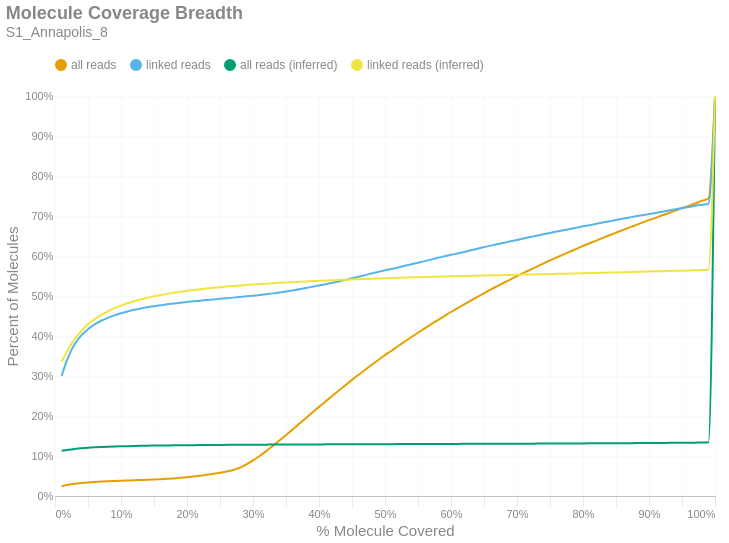

The notebook cell saved with this chart:
### Markdown cell above
### Molecule Read Coverage
This chart shows molecule coverage breadth as computed by the number of bases aligned to that molecule. In other words, "*how much of each unique long molecule is actually sequenced/aligned?*" Keep in mind there is a distinction between sequences and alignments, since some sequences belonging to a particular molecule may not align well and wouldn't appear in the alignment data. This chart also shows molecule coverage breadth as computed by the *inferred fragment* from which the aligned sequences originate. Unlike read coverage, this calculation takes into account the total insert size, including unsequenced gaps between the forward and reverse reads. Like the previous figures, these are cumulative percents.

### Code cell
if SKIPLR:
    print_html(f"Skipped")
else:
    binned_df = consolidated_hist(valids['coverage_bp'], mask, 0.01, True)
    binned_df_inf = consolidated_hist(valids['coverage_inserts'], mask, 0.01, True)
    binned_df = binned_df.with_columns(pl.lit(binned_df_inf['all reads (cumsum)']).alias('all reads (inferred)'))
    binned_df = binned_df.with_columns(pl.lit(binned_df_inf['linked reads (cumsum)']).alias('linked reads (inferred)'))
    binned_df = binned_df.with_columns(
        (pl.col('bin').cast(pl.Float64) + 0.01).alias('right_edge')
    )

    with SafeRender(binned_df):
        (
            density_plot(binned_df, 'Molecule Coverage Breadth', samplename, 'molcov', ['all reads (inferred)','linked reads (inferred)'])
            .encode(
                #x=alt.X('bin:Q', title="% Molecule Covered").axis(format = '%').scale(padding=0),
                x=alt.X('right_edge:Q', title="% Molecule Covered").axis(format='%').scale(padding=0),
                y=alt.Y('value:Q', title='Percent of Molecules')
                    .axis(format='%')
                    .stack(False)
                    .scale(domainMin=0, padding=0),
                color=alt.Color("key:N").scale(domain = ["all reads", "linked reads", "all reads (inferred)", "linked reads (inferred)"]),
                tooltip = [
                    alt.Tooltip("key:N", title = "Data Type"),
                    alt.Tooltip("range_label:N", title="% Molecule Covered"),
                    alt.Tooltip("value:Q", format = ".2%", title="% Molecules")
                ]
            )
        ).display()

### Figure 1 — Vega-Lite specification as saved in the notebook (floating-point values rounded to 4 significant figures)
{"width": "container", "height": 400, "config": {"title": {"anchor": "start", "dy": -15, "fontSize": 18, "color": "#888888", "subtitleColor": "#888888", "subtitleFontSize": 14}, "arc": {"fill": "#0072B2"}, "axis": {"domainColor": "#888888", "domainWidth": 0.5, "gridWidth": 0.2, "grid": false, "titleFontWeight": 400, "titleFontSize": 15, "labelFontSize": 11, "labelColor": "#888888", "tickColor": "#888888", "tickWidth": 0.2, "titleColor": "#888888"}, "axisBand": {"grid": false}, "axisX": {"grid": true, "tickSize": 10, "domainCap": "round"}, "axisY": {"domain": false, "grid": true, "tickSize": 0, "domainCap": "round"}, "background": "transparent", "header": {"labelFontSize": 15, "labelColor": "#888888", "titleFontSize": 15, "titleFontWeight": 600, "titleColor": "#888888"}, "legend": {"labelFont": "sans-serif", "labelFontSize": 12, "labelColor": "#888888", "symbolSize": 100, "symbolType": "circle", "titleFontSize": 12, "titlePadding": 10, "titleColor": "#888888", "title": null, "orient": "top"}, "range": {"category": ["#E69F00", "#56B4E9", "#009E73", "#F0E442", "#0072B2", "#D55E00", "#CC79A7", "#000000"], "diverging": ["#cfe8f3", "#a2d4ec", "#73bfe2", "#46abdb", "#1696d2", "#12719e"]}, "area": {"fill": "#0072B2", "fillOpacity": 0.7, "line": true, "strokeOpacity": 0.7}, "line": {"color": "#0072B2", "stroke": "#0072B2", "strokeWidth": 2}, "trail": {"color": "#0072B2", "stroke": "#0072B2", "strokeWidth": 0, "size": 1}, "point": {"filled": true, "fillOpacity": 1.0, "size": 95}, "text": {"color": "#888888", "fontSize": 11, "align": "right", "fontWeight": 400, "size": 11}, "bar": {"fill": "#0072B2", "stroke": null}, "view": {"stroke": null, "continuousWidth": 660, "continuousHeight": 400}}, "data": {"name": "data-505adb95f4c2add453fe9067a623a7eb"}, "mark": {"type": "line", "interpolate": "monotone", "point": {"opacity": 0, "size": 275}}, "encoding": {"color": {"field": "key", "scale": {"domain": ["all reads", "linked reads", "all reads (inferred)", "linked reads (inferred)"]}, "type": "nominal"}, "tooltip": [{"field": "key", "title": "Data Type", "type": "nominal"}, {"field": "range_label", "title": "% Molecule Covered", "type": "nominal"}, {"field": "value", "format": ".2%", "title": "% Molecules", "type": "quantitative"}], "x": {"axis": {"format": "%"}, "field": "right_edge", "scale": {"padding": 0}, "title": "% Molecule Covered", "type": "quantitative"}, "y": {"axis": {"format": "%"}, "field": "value", "scale": {"domainMin": 0, "padding": 0}, "stack": false, "title": "Percent of Molecules", "type": "quantitative"}}, "params": [{"name": "param_c36ac31b6afebe62", "select": {"type": "point", "fields": ["key"]}, "bind": "legend"}], "title": {"text": "Molecule Coverage Breadth", "subtitle": "S1_Annapolis_8"}, "transform": [{"fold": ["all reads (cumsum)", "linked reads (cumsum)", "all reads (inferred)", "linked reads (inferred)"]}, {"calculate": "replace(datum.key, ' (cumsum)', '')", "as": "key"}, {"filter": {"param": "param_c36ac31b6afebe62"}}], "usermeta": {"embedOptions": {"downloadFileName": "S1_Annapolis_8.molcov"}}, "$schema": "https://vega.github.io/schema/vega-lite/v6.1.0.json", "datasets": {"data-505adb95f4c2add453fe9067a623a7eb": [{"bin": "0.0", "interval": "0.0-0.01", "all reads": 0.02427, "linked reads": 0.3001, "all reads (cumsum)": 0.02427, "linked reads (cumsum)": 0.3001, "range_label": "0.0-0.01", "all reads (inferred)": 0.1133, "linked reads (inferred)": 0.336, "right_edge": 0.01}, {"bin": "0.01", "interval": "0.01-0.02", "all reads": 0.003797, "linked reads": 0.04717, "all reads (cumsum)": 0.02807, "linked reads (cumsum)": 0.3472, "range_label": "0.01-0.02", "all reads (inferred)": 0.1157, "linked reads (inferred)": 0.3663, "right_edge": 0.02}, {"bin": "0.02", "interval": "0.02-0.03", "all reads": 0.002657, "linked reads": 0.03255, "all reads (cumsum)": 0.03072, "linked reads (cumsum)": 0.3798, "range_label": "0.02-0.03", "all reads (inferred)": 0.1176, "linked reads (inferred)": 0.392, "right_edge": 0.03}, {"bin": "0.03", "interval": "0.03-0.04", "all reads": 0.001886, "linked reads": 0.02173, "all reads (cumsum)": 0.03261, "linked reads (cumsum)": 0.4015, "range_label": "0.03-0.04", "all reads (inferred)": 0.1192, "linked reads (inferred)": 0.4128, "right_edge": 0.04}, {"bin": "0.04", "interval": "0.04-0.05", "all reads": 0.001379, "linked reads": 0.01551, "all reads (cumsum)": 0.03399, "linked reads (cumsum)": 0.417, "range_label": "0.04-0.05", "all reads (inferred)": 0.1206, "linked reads (inferred)": 0.4291, "right_edge": 0.05}, {"bin": "0.05", "interval": "0.05-0.06", "all reads": 0.001113, "linked reads": 0.01194, "all reads (cumsum)": 0.0351, "linked reads (cumsum)": 0.429, "range_label": "0.05-0.06", "all reads (inferred)": 0.1216, "linked reads (inferred)": 0.4422, "right_edge": 0.06}, {"bin": "0.06", "interval": "0.06-0.07", "all reads": 0.0008631, "linked reads": 0.009117, "all reads (cumsum)": 0.03596, "linked reads (cumsum)": 0.4381, "range_label": "0.06-0.07", "all reads (inferred)": 0.1224, "linked reads (inferred)": 0.4528, "right_edge": 0.07}, {"bin": "0.07", "interval": "0.07-0.08", "all reads": 0.0007456, "linked reads": 0.007342, "all reads (cumsum)": 0.03671, "linked reads (cumsum)": 0.4454, "range_label": "0.07-0.08", "all reads (inferred)": 0.1231, "linked reads (inferred)": 0.4618, "right_edge": 0.08}, {"bin": "0.08", "interval": "0.08-0.09", "all reads": 0.00067, "linked reads": 0.006149, "all reads (cumsum)": 0.03738, "linked reads (cumsum)": 0.4516, "range_label": "0.08-0.09", "all reads (inferred)": 0.1237, "linked reads (inferred)": 0.4695, "right_edge": 0.09}, {"bin": "0.09", "interval": "0.09-0.1", "all reads": 0.0006584, "linked reads": 0.005287, "all reads (cumsum)": 0.03804, "linked reads (cumsum)": 0.4569, "range_label": "0.09-0.1", "all reads (inferred)": 0.1242, "linked reads (inferred)": 0.476, "right_edge": 0.1}, {"bin": "0.1", "interval": "0.1-0.11", "all reads": 0.0006317, "linked reads": 0.004534, "all reads (cumsum)": 0.03867, "linked reads (cumsum)": 0.4614, "range_label": "0.1-0.11", "all reads (inferred)": 0.1246, "linked reads (inferred)": 0.4819, "right_edge": 0.11}, {"bin": "0.11", "interval": "0.11-0.12", "all reads": 0.0005837, "linked reads": 0.003995, "all reads (cumsum)": 0.03925, "linked reads (cumsum)": 0.4654, "range_label": "0.11-0.12", "all reads (inferred)": 0.125, "linked reads (inferred)": 0.487, "right_edge": 0.12}, {"bin": "0.12", "interval": "0.12-0.13", "all reads": 0.0006015, "linked reads": 0.003475, "all reads (cumsum)": 0.03986, "linked reads (cumsum)": 0.4689, "range_label": "0.12-0.13", "all reads (inferred)": 0.1254, "linked reads (inferred)": 0.4915, "right_edge": 0.13}, {"bin": "0.13", "interval": "0.13-0.14", "all reads": 0.0006059, "linked reads": 0.00301, "all reads (cumsum)": 0.04046, "linked reads (cumsum)": 0.4719, "range_label": "0.13-0.14", "all reads (inferred)": 0.1257, "linked reads (inferred)": 0.4957, "right_edge": 0.14}, {"bin": "0.14", "interval": "0.14-0.15", "all reads": 0.0006629, "linked reads": 0.002588, "all reads (cumsum)": 0.04112, "linked reads (cumsum)": 0.4745, "range_label": "0.14-0.15", "all reads (inferred)": 0.126, "linked reads (inferred)": 0.4992, "right_edge": 0.15}, {"bin": "0.15", "interval": "0.15-0.16", "all reads": 0.0007875, "linked reads": 0.002337, "all reads (cumsum)": 0.04191, "linked reads (cumsum)": 0.4768, "range_label": "0.15-0.16", "all reads (inferred)": 0.1262, "linked reads (inferred)": 0.5025, "right_edge": 0.16}, {"bin": "0.16", "interval": "0.16-0.17", "all reads": 0.000973, "linked reads": 0.002356, "all reads (cumsum)": 0.04288, "linked reads (cumsum)": 0.4792, "range_label": "0.16-0.17", "all reads (inferred)": 0.1264, "linked reads (inferred)": 0.5053, "right_edge": 0.17}, {"bin": "0.17", "interval": "0.17-0.18", "all reads": 0.001163, "linked reads": 0.001976, "all reads (cumsum)": 0.04405, "linked reads (cumsum)": 0.4811, "range_label": "0.17-0.18", "all reads (inferred)": 0.1266, "linked reads (inferred)": 0.508, "right_edge": 0.18}, {"bin": "0.18", "interval": "0.18-0.19", "all reads": 0.001413, "linked reads": 0.00205, "all reads (cumsum)": 0.04546, "linked reads (cumsum)": 0.4832, "range_label": "0.18-0.19", "all reads (inferred)": 0.1268, "linked reads (inferred)": 0.5105, "right_edge": 0.19}, {"bin": "0.19", "interval": "0.19-0.2", "all reads": 0.001602, "linked reads": 0.001823, "all reads (cumsum)": 0.04706, "linked reads (cumsum)": 0.485, "range_label": "0.19-0.2", "all reads (inferred)": 0.127, "linked reads (inferred)": 0.5127, "right_edge": 0.2}, {"bin": "0.2", "interval": "0.2-0.21", "all reads": 0.001776, "linked reads": 0.001677, "all reads (cumsum)": 0.04884, "linked reads (cumsum)": 0.4867, "range_label": "0.2-0.21", "all reads (inferred)": 0.1272, "linked reads (inferred)": 0.5149, "right_edge": 0.21}, {"bin": "0.21", "interval": "0.21-0.22", "all reads": 0.002017, "linked reads": 0.001732, "all reads (cumsum)": 0.05086, "linked reads (cumsum)": 0.4884, "range_label": "0.21-0.22", "all reads (inferred)": 0.1273, "linked reads (inferred)": 0.5169, "right_edge": 0.22}, {"bin": "0.22", "interval": "0.22-0.23", "all reads": 0.002156, "linked reads": 0.001505, "all reads (cumsum)": 0.05301, "linked reads (cumsum)": 0.4899, "range_label": "0.22-0.23", "all reads (inferred)": 0.1274, "linked reads (inferred)": 0.5186, "right_edge": 0.23}, {"bin": "0.23", "interval": "0.23-0.24", "all reads": 0.002411, "linked reads": 0.001615, "all reads (cumsum)": 0.05542, "linked reads (cumsum)": 0.4915, "range_label": "0.23-0.24", "all reads (inferred)": 0.1276, "linked reads (inferred)": 0.5204, "right_edge": 0.24}, {"bin": "0.24", "interval": "0.24-0.25", "all reads": 0.002666, "linked reads": 0.001456, "all reads (cumsum)": 0.05809, "linked reads (cumsum)": 0.493, "range_label": "0.24-0.25", "all reads (inferred)": 0.1277, "linked reads (inferred)": 0.5219, "right_edge": 0.25}, {"bin": "0.25", "interval": "0.25-0.26", "all reads": 0.002997, "linked reads": 0.001456, "all reads (cumsum)": 0.06109, "linked reads (cumsum)": 0.4944, "range_label": "0.25-0.26", "all reads (inferred)": 0.1278, "linked reads (inferred)": 0.5236, "right_edge": 0.26}, {"bin": "0.26", "interval": "0.26-0.27", "all reads": 0.004087, "linked reads": 0.001499, "all reads (cumsum)": 0.06517, "linked reads (cumsum)": 0.4959, "range_label": "0.26-0.27", "all reads (inferred)": 0.1279, "linked reads (inferred)": 0.5249, "right_edge": 0.27}, {"bin": "0.27", "interval": "0.27-0.28", "all reads": 0.00596, "linked reads": 0.001628, "all reads (cumsum)": 0.07113, "linked reads (cumsum)": 0.4976, "range_label": "0.27-0.28", "all reads (inferred)": 0.128, "linked reads (inferred)": 0.5262, "right_edge": 0.28}, {"bin": "0.28", "interval": "0.28-0.29", "all reads": 0.007978, "linked reads": 0.001548, "all reads (cumsum)": 0.07911, "linked reads (cumsum)": 0.4991, "range_label": "0.28-0.29", "all reads (inferred)": 0.1281, "linked reads (inferred)": 0.5274, "right_edge": 0.29}, {"bin": "0.29", "interval": "0.29-0.3", "all reads": 0.009848, "linked reads": 0.001701, "all reads (cumsum)": 0.08896, "linked reads (cumsum)": 0.5008, "range_label": "0.29-0.3", "all reads (inferred)": 0.1282, "linked reads (inferred)": 0.5287, "right_edge": 0.3}, {"bin": "0.3", "interval": "0.3-0.31", "all reads": 0.01108, "linked reads": 0.001628, "all reads (cumsum)": 0.1, "linked reads (cumsum)": 0.5024, "range_label": "0.3-0.31", "all reads (inferred)": 0.1283, "linked reads (inferred)": 0.5298, "right_edge": 0.31}, {"bin": "0.31", "interval": "0.31-0.32", "all reads": 0.01224, "linked reads": 0.002025, "all reads (cumsum)": 0.1123, "linked reads (cumsum)": 0.5045, "range_label": "0.31-0.32", "all reads (inferred)": 0.1284, "linked reads (inferred)": 0.5308, "right_edge": 0.32}, {"bin": "0.32", "interval": "0.32-0.33", "all reads": 0.01309, "linked reads": 0.002099, "all reads (cumsum)": 0.1254, "linked reads (cumsum)": 0.5066, "range_label": "0.32-0.33", "all reads (inferred)": 0.1285, "linked reads (inferred)": 0.5318, "right_edge": 0.33}, {"bin": "0.33", "interval": "0.33-0.34", "all reads": 0.01336, "linked reads": 0.002178, "all reads (cumsum)": 0.1387, "linked reads (cumsum)": 0.5087, "range_label": "0.33-0.34", "all reads (inferred)": 0.1286, "linked reads (inferred)": 0.5328, "right_edge": 0.34}, {"bin": "0.34", "interval": "0.34-0.35", "all reads": 0.01367, "linked reads": 0.002619, "all reads (cumsum)": 0.1524, "linked reads (cumsum)": 0.5114, "range_label": "0.34-0.35", "all reads (inferred)": 0.1287, "linked reads (inferred)": 0.5338, "right_edge": 0.35}, {"bin": "0.35", "interval": "0.35-0.36", "all reads": 0.01389, "linked reads": 0.002558, "all reads (cumsum)": 0.1663, "linked reads (cumsum)": 0.5139, "range_label": "0.35-0.36", "all reads (inferred)": 0.1287, "linked reads (inferred)": 0.5346, "right_edge": 0.36}, {"bin": "0.36", "interval": "0.36-0.37", "all reads": 0.0142, "linked reads": 0.002692, "all reads (cumsum)": 0.1805, "linked reads (cumsum)": 0.5166, "range_label": "0.36-0.37", "all reads (inferred)": 0.1288, "linked reads (inferred)": 0.5355, "right_edge": 0.37}, {"bin": "0.37", "interval": "0.37-0.38", "all reads": 0.01407, "linked reads": 0.003151, "all reads (cumsum)": 0.1946, "linked reads (cumsum)": 0.5198, "range_label": "0.37-0.38", "all reads (inferred)": 0.1289, "linked reads (inferred)": 0.5363, "right_edge": 0.38}, {"bin": "0.38", "interval": "0.38-0.39", "all reads": 0.01411, "linked reads": 0.003433, "all reads (cumsum)": 0.2087, "linked reads (cumsum)": 0.5232, "range_label": "0.38-0.39", "all reads (inferred)": 0.129, "linked reads (inferred)": 0.5372, "right_edge": 0.39}, {"bin": "0.39", "interval": "0.39-0.4", "all reads": 0.01415, "linked reads": 0.003182, "all reads (cumsum)": 0.2228, "linked reads (cumsum)": 0.5264, "range_label": "0.39-0.4", "all reads (inferred)": 0.129, "linked reads (inferred)": 0.5379, "right_edge": 0.4}, {"bin": "0.4", "interval": "0.4-0.41", "all reads": 0.01363, "linked reads": 0.003182, "all reads (cumsum)": 0.2365, "linked reads (cumsum)": 0.5296, "range_label": "0.4-0.41", "all reads (inferred)": 0.1291, "linked reads (inferred)": 0.5386, "right_edge": 0.41}, {"bin": "0.41", "interval": "0.41-0.42", "all reads": 0.01374, "linked reads": 0.003329, "all reads (cumsum)": 0.2502, "linked reads (cumsum)": 0.5329, "range_label": "0.41-0.42", "all reads (inferred)": 0.1292, "linked reads (inferred)": 0.5393, "right_edge": 0.42}, {"bin": "0.42", "interval": "0.42-0.43", "all reads": 0.01364, "linked reads": 0.003543, "all reads (cumsum)": 0.2638, "linked reads (cumsum)": 0.5364, "range_label": "0.42-0.43", "all reads (inferred)": 0.1292, "linked reads (inferred)": 0.5401, "right_edge": 0.43}, {"bin": "0.43", "interval": "0.43-0.44", "all reads": 0.01324, "linked reads": 0.004008, "all reads (cumsum)": 0.2771, "linked reads (cumsum)": 0.5404, "range_label": "0.43-0.44", "all reads (inferred)": 0.1293, "linked reads (inferred)": 0.5407, "right_edge": 0.44}, {"bin": "0.44", "interval": "0.44-0.45", "all reads": 0.01319, "linked reads": 0.003745, "all reads (cumsum)": 0.2903, "linked reads (cumsum)": 0.5442, "range_label": "0.44-0.45", "all reads (inferred)": 0.1293, "linked reads (inferred)": 0.5414, "right_edge": 0.45}, {"bin": "0.45", "interval": "0.45-0.46", "all reads": 0.01299, "linked reads": 0.004087, "all reads (cumsum)": 0.3032, "linked reads (cumsum)": 0.5483, "range_label": "0.45-0.46", "all reads (inferred)": 0.1294, "linked reads (inferred)": 0.5421, "right_edge": 0.46}, {"bin": "0.46", "interval": "0.46-0.47", "all reads": 0.01243, "linked reads": 0.003922, "all reads (cumsum)": 0.3157, "linked reads (cumsum)": 0.5522, "range_label": "0.46-0.47", "all reads (inferred)": 0.1295, "linked reads (inferred)": 0.5427, "right_edge": 0.47}, {"bin": "0.47", "interval": "0.47-0.48", "all reads": 0.01245, "linked reads": 0.004081, "all reads (cumsum)": 0.3281, "linked reads (cumsum)": 0.5563, "range_label": "0.47-0.48", "all reads (inferred)": 0.1295, "linked reads (inferred)": 0.5432, "right_edge": 0.48}, {"bin": "0.48", "interval": "0.48-0.49", "all reads": 0.01174, "linked reads": 0.004038, "all reads (cumsum)": 0.3399, "linked reads (cumsum)": 0.5603, "range_label": "0.48-0.49", "all reads (inferred)": 0.1296, "linked reads (inferred)": 0.5438, "right_edge": 0.49}, {"bin": "0.49", "interval": "0.49-0.5", "all reads": 0.01269, "linked reads": 0.003818, "all reads (cumsum)": 0.3526, "linked reads (cumsum)": 0.5641, "range_label": "0.49-0.5", "all reads (inferred)": 0.1296, "linked reads (inferred)": 0.5444, "right_edge": 0.5}, {"bin": "0.5", "interval": "0.5-0.51", "all reads": 0.01061, "linked reads": 0.003592, "all reads (cumsum)": 0.3632, "linked reads (cumsum)": 0.5677, "range_label": "0.5-0.51", "all reads (inferred)": 0.1297, "linked reads (inferred)": 0.5449, "right_edge": 0.51}, {"bin": "0.51", "interval": "0.51-0.52", "all reads": 0.01187, "linked reads": 0.003702, "all reads (cumsum)": 0.375, "linked reads (cumsum)": 0.5714, "range_label": "0.51-0.52", "all reads (inferred)": 0.1297, "linked reads (inferred)": 0.5455, "right_edge": 0.52}, {"bin": "0.52", "interval": "0.52-0.53", "all reads": 0.01125, "linked reads": 0.004002, "all reads (cumsum)": 0.3863, "linked reads (cumsum)": 0.5754, "range_label": "0.52-0.53", "all reads (inferred)": 0.1298, "linked reads (inferred)": 0.546, "right_edge": 0.53}, {"bin": "0.53", "interval": "0.53-0.54", "all reads": 0.01114, "linked reads": 0.003781, "all reads (cumsum)": 0.3974, "linked reads (cumsum)": 0.5792, "range_label": "0.53-0.54", "all reads (inferred)": 0.1299, "linked reads (inferred)": 0.5466, "right_edge": 0.54}, {"bin": "0.54", "interval": "0.54-0.55", "all reads": 0.01069, "linked reads": 0.00394, "all reads (cumsum)": 0.4081, "linked reads (cumsum)": 0.5831, "range_label": "0.54-0.55", "all reads (inferred)": 0.1299, "linked reads (inferred)": 0.547, "right_edge": 0.55}, {"bin": "0.55", "interval": "0.55-0.56", "all reads": 0.01082, "linked reads": 0.003983, "all reads (cumsum)": 0.419, "linked reads (cumsum)": 0.5871, "range_label": "0.55-0.56", "all reads (inferred)": 0.13, "linked reads (inferred)": 0.5475, "right_edge": 0.56}, {"bin": "0.56", "interval": "0.56-0.57", "all reads": 0.01063, "linked reads": 0.004124, "all reads (cumsum)": 0.4296, "linked reads (cumsum)": 0.5913, "range_label": "0.56-0.57", "all reads (inferred)": 0.13, "linked reads (inferred)": 0.548, "right_edge": 0.57}, {"bin": "0.57", "interval": "0.57-0.58", "all reads": 0.01018, "linked reads": 0.004185, "all reads (cumsum)": 0.4398, "linked reads (cumsum)": 0.5954, "range_label": "0.57-0.58", "all reads (inferred)": 0.1301, "linked reads (inferred)": 0.5483, "right_edge": 0.58}, {"bin": "0.58", "interval": "0.58-0.59", "all reads": 0.01011, "linked reads": 0.003702, "all reads (cumsum)": 0.4499, "linked reads (cumsum)": 0.5991, "range_label": "0.58-0.59", "all reads (inferred)": 0.1302, "linked reads (inferred)": 0.5488, "right_edge": 0.59}, {"bin": "0.59", "interval": "0.59-0.6", "all reads": 0.01012, "linked reads": 0.003769, "all reads (cumsum)": 0.46, "linked reads (cumsum)": 0.6029, "range_label": "0.59-0.6", "all reads (inferred)": 0.1302, "linked reads (inferred)": 0.5493, "right_edge": 0.6}, {"bin": "0.6", "interval": "0.6-0.61", "all reads": 0.009443, "linked reads": 0.003524, "all reads (cumsum)": 0.4694, "linked reads (cumsum)": 0.6064, "range_label": "0.6-0.61", "all reads (inferred)": 0.1303, "linked reads (inferred)": 0.5497, "right_edge": 0.61}, {"bin": "0.61", "interval": "0.61-0.62", "all reads": 0.009756, "linked reads": 0.003726, "all reads (cumsum)": 0.4792, "linked reads (cumsum)": 0.6102, "range_label": "0.61-0.62", "all reads (inferred)": 0.1303, "linked reads (inferred)": 0.5501, "right_edge": 0.62}, {"bin": "0.62", "interval": "0.62-0.63", "all reads": 0.009457, "linked reads": 0.004026, "all reads (cumsum)": 0.4886, "linked reads (cumsum)": 0.6142, "range_label": "0.62-0.63", "all reads (inferred)": 0.1304, "linked reads (inferred)": 0.5505, "right_edge": 0.63}, {"bin": "0.63", "interval": "0.63-0.64", "all reads": 0.009206, "linked reads": 0.003928, "all reads (cumsum)": 0.4979, "linked reads (cumsum)": 0.6181, "range_label": "0.63-0.64", "all reads (inferred)": 0.1304, "linked reads (inferred)": 0.5508, "right_edge": 0.64}, {"bin": "0.64", "interval": "0.64-0.65", "all reads": 0.008908, "linked reads": 0.004002, "all reads (cumsum)": 0.5068, "linked reads (cumsum)": 0.6221, "range_label": "0.64-0.65", "all reads (inferred)": 0.1305, "linked reads (inferred)": 0.5512, "right_edge": 0.65}, {"bin": "0.65", "interval": "0.65-0.66", "all reads": 0.0093, "linked reads": 0.003836, "all reads (cumsum)": 0.5161, "linked reads (cumsum)": 0.626, "range_label": "0.65-0.66", "all reads (inferred)": 0.1305, "linked reads (inferred)": 0.5516, "right_edge": 0.66}, {"bin": "0.66", "interval": "0.66-0.67", "all reads": 0.008545, "linked reads": 0.003647, "all reads (cumsum)": 0.5246, "linked reads (cumsum)": 0.6296, "range_label": "0.66-0.67", "all reads (inferred)": 0.1306, "linked reads (inferred)": 0.552, "right_edge": 0.67}, {"bin": "0.67", "interval": "0.67-0.68", "all reads": 0.008524, "linked reads": 0.003543, "all reads (cumsum)": 0.5331, "linked reads (cumsum)": 0.6331, "range_label": "0.67-0.68", "all reads (inferred)": 0.1307, "linked reads (inferred)": 0.5524, "right_edge": 0.68}, {"bin": "0.68", "interval": "0.68-0.69", "all reads": 0.008287, "linked reads": 0.003512, "all reads (cumsum)": 0.5414, "linked reads (cumsum)": 0.6367, "range_label": "0.68-0.69", "all reads (inferred)": 0.1307, "linked reads (inferred)": 0.5527, "right_edge": 0.69}, {"bin": "0.69", "interval": "0.69-0.7", "all reads": 0.008356, "linked reads": 0.003579, "all reads (cumsum)": 0.5498, "linked reads (cumsum)": 0.6402, "range_label": "0.69-0.7", "all reads (inferred)": 0.1308, "linked reads (inferred)": 0.5531, "right_edge": 0.7}, {"bin": "0.7", "interval": "0.7-0.71", "all reads": 0.008003, "linked reads": 0.00342, "all reads (cumsum)": 0.5578, "linked reads (cumsum)": 0.6437, "range_label": "0.7-0.71", "all reads (inferred)": 0.1308, "linked reads (inferred)": 0.5535, "right_edge": 0.71}, {"bin": "0.71", "interval": "0.71-0.72", "all reads": 0.007909, "linked reads": 0.003634, "all reads (cumsum)": 0.5657, "linked reads (cumsum)": 0.6473, "range_label": "0.71-0.72", "all reads (inferred)": 0.1309, "linked reads (inferred)": 0.5538, "right_edge": 0.72}, {"bin": "0.72", "interval": "0.72-0.73", "all reads": 0.007852, "linked reads": 0.003384, "all reads (cumsum)": 0.5735, "linked reads (cumsum)": 0.6507, "range_label": "0.72-0.73", "all reads (inferred)": 0.131, "linked reads (inferred)": 0.5541, "right_edge": 0.73}, {"bin": "0.73", "interval": "0.73-0.74", "all reads": 0.007632, "linked reads": 0.003598, "all reads (cumsum)": 0.5812, "linked reads (cumsum)": 0.6543, "range_label": "0.73-0.74", "all reads (inferred)": 0.131, "linked reads (inferred)": 0.5545, "right_edge": 0.74}, {"bin": "0.74", "interval": "0.74-0.75", "all reads": 0.007911, "linked reads": 0.003292, "all reads (cumsum)": 0.5891, "linked reads (cumsum)": 0.6576, "range_label": "0.74-0.75", "all reads (inferred)": 0.1311, "linked reads (inferred)": 0.5549, "right_edge": 0.75}, {"bin": "0.75", "interval": "0.75-0.76", "all reads": 0.007286, "linked reads": 0.003506, "all reads (cumsum)": 0.5964, "linked reads (cumsum)": 0.6611, "range_label": "0.75-0.76", "all reads (inferred)": 0.1312, "linked reads (inferred)": 0.5553, "right_edge": 0.76}, {"bin": "0.76", "interval": "0.76-0.77", "all reads": 0.007256, "linked reads": 0.003176, "all reads (cumsum)": 0.6036, "linked reads (cumsum)": 0.6642, "range_label": "0.76-0.77", "all reads (inferred)": 0.1312, "linked reads (inferred)": 0.5557, "right_edge": 0.77}, {"bin": "0.77", "interval": "0.77-0.78", "all reads": 0.007165, "linked reads": 0.003182, "all reads (cumsum)": 0.6108, "linked reads (cumsum)": 0.6674, "range_label": "0.77-0.78", "all reads (inferred)": 0.1313, "linked reads (inferred)": 0.5561, "right_edge": 0.78}, {"bin": "0.78", "interval": "0.78-0.79", "all reads": 0.007037, "linked reads": 0.00331, "all reads (cumsum)": 0.6178, "linked reads (cumsum)": 0.6707, "range_label": "0.78-0.79", "all reads (inferred)": 0.1314, "linked reads (inferred)": 0.5565, "right_edge": 0.79}, {"bin": "0.79", "interval": "0.79-0.8", "all reads": 0.007326, "linked reads": 0.003414, "all reads (cumsum)": 0.6251, "linked reads (cumsum)": 0.6742, "range_label": "0.79-0.8", "all reads (inferred)": 0.1315, "linked reads (inferred)": 0.5569, "right_edge": 0.8}, {"bin": "0.8", "interval": "0.8-0.81", "all reads": 0.006622, "linked reads": 0.002961, "all reads (cumsum)": 0.6318, "linked reads (cumsum)": 0.6771, "range_label": "0.8-0.81", "all reads (inferred)": 0.1316, "linked reads (inferred)": 0.5573, "right_edge": 0.81}, {"bin": "0.81", "interval": "0.81-0.82", "all reads": 0.006741, "linked reads": 0.003365, "all reads (cumsum)": 0.6385, "linked reads (cumsum)": 0.6805, "range_label": "0.81-0.82", "all reads (inferred)": 0.1316, "linked reads (inferred)": 0.5578, "right_edge": 0.82}, {"bin": "0.82", "interval": "0.82-0.83", "all reads": 0.006717, "linked reads": 0.003182, "all reads (cumsum)": 0.6452, "linked reads (cumsum)": 0.6837, "range_label": "0.82-0.83", "all reads (inferred)": 0.1317, "linked reads (inferred)": 0.5582, "right_edge": 0.83}, {"bin": "0.83", "interval": "0.83-0.84", "all reads": 0.00663, "linked reads": 0.002974, "all reads (cumsum)": 0.6519, "linked reads (cumsum)": 0.6866, "range_label": "0.83-0.84", "all reads (inferred)": 0.1318, "linked reads (inferred)": 0.5586, "right_edge": 0.84}, {"bin": "0.84", "interval": "0.84-0.85", "all reads": 0.006349, "linked reads": 0.003371, "all reads (cumsum)": 0.6582, "linked reads (cumsum)": 0.69, "range_label": "0.84-0.85", "all reads (inferred)": 0.1319, "linked reads (inferred)": 0.5591, "right_edge": 0.85}, {"bin": "0.85", "interval": "0.85-0.86", "all reads": 0.00649, "linked reads": 0.003096, "all reads (cumsum)": 0.6647, "linked reads (cumsum)": 0.6931, "range_label": "0.85-0.86", "all reads (inferred)": 0.132, "linked reads (inferred)": 0.5595, "right_edge": 0.86}, {"bin": "0.86", "interval": "0.86-0.87", "all reads": 0.006259, "linked reads": 0.003047, "all reads (cumsum)": 0.671, "linked reads (cumsum)": 0.6961, "range_label": "0.86-0.87", "all reads (inferred)": 0.1321, "linked reads (inferred)": 0.5599, "right_edge": 0.87}, {"bin": "0.87", "interval": "0.87-0.88", "all reads": 0.006361, "linked reads": 0.002998, "all reads (cumsum)": 0.6773, "linked reads (cumsum)": 0.6991, "range_label": "0.87-0.88", "all reads (inferred)": 0.1322, "linked reads (inferred)": 0.5603, "right_edge": 0.88}, {"bin": "0.88", "interval": "0.88-0.89", "all reads": 0.006097, "linked reads": 0.002864, "all reads (cumsum)": 0.6834, "linked reads (cumsum)": 0.702, "range_label": "0.88-0.89", "all reads (inferred)": 0.1323, "linked reads (inferred)": 0.5607, "right_edge": 0.89}, {"bin": "0.89", "interval": "0.89-0.9", "all reads": 0.006208, "linked reads": 0.002864, "all reads (cumsum)": 0.6896, "linked reads (cumsum)": 0.7049, "range_label": "0.89-0.9", "all reads (inferred)": 0.1324, "linked reads (inferred)": 0.5612, "right_edge": 0.9}, {"bin": "0.9", "interval": "0.9-0.91", "all reads": 0.00576, "linked reads": 0.002876, "all reads (cumsum)": 0.6954, "linked reads (cumsum)": 0.7077, "range_label": "0.9-0.91", "all reads (inferred)": 0.1326, "linked reads (inferred)": 0.5617, "right_edge": 0.91}, {"bin": "0.91", "interval": "0.91-0.92", "all reads": 0.006486, "linked reads": 0.003047, "all reads (cumsum)": 0.7019, "linked reads (cumsum)": 0.7108, "range_label": "0.91-0.92", "all reads (inferred)": 0.1327, "linked reads (inferred)": 0.5622, "right_edge": 0.92}, {"bin": "0.92", "interval": "0.92-0.93", "all reads": 0.005593, "linked reads": 0.002888, "all reads (cumsum)": 0.7075, "linked reads (cumsum)": 0.7137, "range_label": "0.92-0.93", "all reads (inferred)": 0.1328, "linked reads (inferred)": 0.5626, "right_edge": 0.93}, {"bin": "0.93", "interval": "0.93-0.94", "all reads": 0.005982, "linked reads": 0.002937, "all reads (cumsum)": 0.7134, "linked reads (cumsum)": 0.7166, "range_label": "0.93-0.94", "all reads (inferred)": 0.1329, "linked reads (inferred)": 0.5629, "right_edge": 0.94}, {"bin": "0.94", "interval": "0.94-0.95", "all reads": 0.006446, "linked reads": 0.003016, "all reads (cumsum)": 0.7199, "linked reads (cumsum)": 0.7196, "range_label": "0.94-0.95", "all reads (inferred)": 0.1331, "linked reads (inferred)": 0.5633, "right_edge": 0.95}, {"bin": "0.95", "interval": "0.95-0.96", "all reads": 0.005337, "linked reads": 0.00276, "all reads (cumsum)": 0.7252, "linked reads (cumsum)": 0.7224, "range_label": "0.95-0.96", "all reads (inferred)": 0.1332, "linked reads (inferred)": 0.5637, "right_edge": 0.96}, {"bin": "0.96", "interval": "0.96-0.97", "all reads": 0.006172, "linked reads": 0.003059, "all reads (cumsum)": 0.7314, "linked reads (cumsum)": 0.7255, "range_label": "0.96-0.97", "all reads (inferred)": 0.1334, "linked reads (inferred)": 0.5643, "right_edge": 0.97}, {"bin": "0.97", "interval": "0.97-0.98", "all reads": 0.006485, "linked reads": 0.002735, "all reads (cumsum)": 0.7379, "linked reads (cumsum)": 0.7282, "range_label": "0.97-0.98", "all reads (inferred)": 0.1336, "linked reads (inferred)": 0.5649, "right_edge": 0.98}, {"bin": "0.98", "interval": "0.98-0.99", "all reads": 0.006026, "linked reads": 0.002588, "all reads (cumsum)": 0.7439, "linked reads (cumsum)": 0.7308, "range_label": "0.98-0.99", "all reads (inferred)": 0.1338, "linked reads (inferred)": 0.5657, "right_edge": 0.99}, {"bin": "0.99", "interval": "0.99-1.0", "all reads": 0.2561, "linked reads": 0.2692, "all reads (cumsum)": 1.0, "linked reads (cumsum)": 1.0, "range_label": "0.99-1.0", "all reads (inferred)": 1.0, "linked reads (inferred)": 1.0, "right_edge": 1.0}]}}
